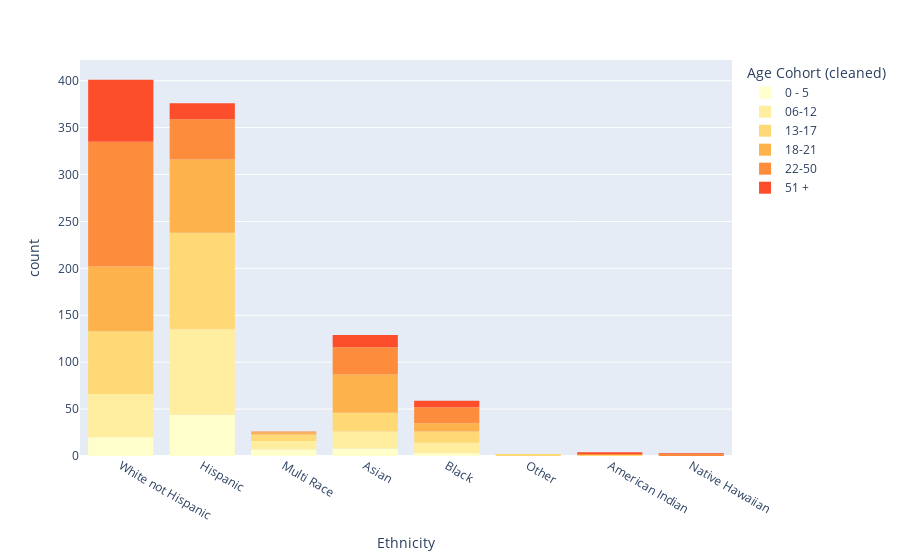

Notebook code for this chart:
### Markdown cell above
and plot the histogram of ethnicities with regards to the age cohort:

### Code cell
fig = px.histogram(
    california.sort_values(by=["Age Cohort (cleaned)"]),
    x="Ethnicity",
    color="Age Cohort (cleaned)",
    color_discrete_sequence=px.colors.sequential.YlOrRd
)
fig.show()

### Figure 1 — Plotly figure (JSON) as saved in the notebook; plotly's stock layout.template omitted (floating-point values rounded to 4 significant figures; data arrays with more than 128 entries replaced by an {"elided": "..."} marker saying what was removed)
{"data": [{"alignmentgroup": "True", "bingroup": "x", "hovertemplate": "Age Cohort (cleaned)=0 - 5<br>Ethnicity=%{x}<br>count=%{y}<extra></extra>", "legendgroup": "0 - 5", "marker": {"color": "rgb(255,255,204)", "pattern": {"shape": ""}}, "name": "0 - 5", "offsetgroup": "0 - 5", "orientation": "v", "showlegend": true, "type": "histogram", "x": ["White not Hispanic", "White not Hispanic", "Hispanic", "Hispanic", "Hispanic", "Hispanic", "Hispanic", "Hispanic", "Multi Race", "Asian", "Hispanic", "Asian", "Black", "Hispanic", "Asian", "White not Hispanic", "Hispanic", "Hispanic", "Hispanic", "Hispanic", "Multi Race", "White not Hispanic", "Asian", "Hispanic", "Hispanic", "Hispanic", "Hispanic", "White not Hispanic", "Hispanic", "Hispanic", "White not Hispanic", "Multi Race", "Hispanic", "Hispanic", "Hispanic", "Hispanic", "Multi Race", "Hispanic", "White not Hispanic", "Black", "Hispanic", "Asian", "White not Hispanic", "Hispanic", "White not Hispanic", "Hispanic", "Hispanic", "White not Hispanic", "Hispanic", "Hispanic", "Hispanic", "Hispanic", "Hispanic", "Hispanic", "White not Hispanic", "White not Hispanic", "Black", "Multi Race", "Hispanic", "White not Hispanic", "Hispanic", "Hispanic", "Hispanic", "Multi Race", "Hispanic", "Hispanic", "Multi Race", "Hispanic", "White not Hispanic", "White not Hispanic", "Hispanic", "Hispanic", "Asian", "White not Hispanic", "White not Hispanic", "Asian", "White not Hispanic", "Asian", "Hispanic", "White not Hispanic", "Hispanic", "White not Hispanic"], "xaxis": "x", "yaxis": "y"}, {"alignmentgroup": "True", "bingroup": "x", "hovertemplate": "Age Cohort (cleaned)=06-12<br>Ethnicity=%{x}<br>count=%{y}<extra></extra>", "legendgroup": "06-12", "marker": {"color": "rgb(255,237,160)", "pattern": {"shape": ""}}, "name": "06-12", "offsetgroup": "06-12", "orientation": "v", "showlegend": true, "type": "histogram", "x": {"elided": "175 str values"}, "xaxis": "x", "yaxis": "y"}, {"alignmentgroup": "True", "bingroup": "x", "hovertemplate": "Age Cohort (cleaned)=13-17<br>Ethnicity=%{x}<br>count=%{y}<extra></extra>", "legendgroup": "13-17", "marker": {"color": "rgb(254,217,118)", "pattern": {"shape": ""}}, "name": "13-17", "offsetgroup": "13-17", "orientation": "v", "showlegend": true, "type": "histogram", "x": {"elided": "212 str values"}, "xaxis": "x", "yaxis": "y"}, {"alignmentgroup": "True", "bingroup": "x", "hovertemplate": "Age Cohort (cleaned)=18-21<br>Ethnicity=%{x}<br>count=%{y}<extra></extra>", "legendgroup": "18-21", "marker": {"color": "rgb(254,178,76)", "pattern": {"shape": ""}}, "name": "18-21", "offsetgroup": "18-21", "orientation": "v", "showlegend": true, "type": "histogram", "x": {"elided": "199 str values"}, "xaxis": "x", "yaxis": "y"}, {"alignmentgroup": "True", "bingroup": "x", "hovertemplate": "Age Cohort (cleaned)=22-50<br>Ethnicity=%{x}<br>count=%{y}<extra></extra>", "legendgroup": "22-50", "marker": {"color": "rgb(253,141,60)", "pattern": {"shape": ""}}, "name": "22-50", "offsetgroup": "22-50", "orientation": "v", "showlegend": true, "type": "histogram", "x": {"elided": "226 str values"}, "xaxis": "x", "yaxis": "y"}, {"alignmentgroup": "True", "bingroup": "x", "hovertemplate": "Age Cohort (cleaned)=51 +<br>Ethnicity=%{x}<br>count=%{y}<extra></extra>", "legendgroup": "51 +", "marker": {"color": "rgb(252,78,42)", "pattern": {"shape": ""}}, "name": "51 +", "offsetgroup": "51 +", "orientation": "v", "showlegend": true, "type": "histogram", "x": ["Hispanic", "White not Hispanic", "White not Hispanic", "White not Hispanic", "Hispanic", "Asian", "White not Hispanic", "White not Hispanic", "Asian", "American Indian", "Hispanic", "Black", "White not Hispanic", "White not Hispanic", "White not Hispanic", "Hispanic", "White not Hispanic", "White not Hispanic", "White not Hispanic", "Hispanic", "White not Hispanic", "Asian", "Hispanic", "White not Hispanic", "White not Hispanic", "Hispanic", "White not Hispanic", "White not Hispanic", "White not Hispanic", "Hispanic", "Black", "White not Hispanic", "White not Hispanic", "White not Hispanic", "White not Hispanic", "White not Hispanic", "White not Hispanic", "White not Hispanic", "White not Hispanic", "White not Hispanic", "Asian", "White not Hispanic", "Asian", "White not Hispanic", "White not Hispanic", "Hispanic", "White not Hispanic", "Asian", "White not Hispanic", "White not Hispanic", "Black", "White not Hispanic", "White not Hispanic", "Asian", "White not Hispanic", "Hispanic", "White not Hispanic", "White not Hispanic", "White not Hispanic", "White not Hispanic", "Asian", "Asian", "White not Hispanic", "White not Hispanic", "American Indian", "White not Hispanic", "White not Hispanic", "White not Hispanic", "Black", "Native Hawaiian", "White not Hispanic", "White not Hispanic", "White not Hispanic", "White not Hispanic", "Asian", "White not Hispanic", "White not Hispanic", "White not Hispanic", "White not Hispanic", "Black", "Hispanic", "Asian", "Black", "White not Hispanic", "Asian", "White not Hispanic", "White not Hispanic", "Hispanic", "Hispanic", "White not Hispanic", "White not Hispanic", "Hispanic", "White not Hispanic", "White not Hispanic", "White not Hispanic", "Hispanic", "Hispanic", "Black", "White not Hispanic", "White not Hispanic", "White not Hispanic", "White not Hispanic", "White not Hispanic", "Asian", "Hispanic", "White not Hispanic"], "xaxis": "x", "yaxis": "y"}], "layout": {"barmode": "relative", "legend": {"title": {"text": "Age Cohort (cleaned)"}, "tracegroupgap": 0}, "margin": {"t": 60}, "xaxis": {"anchor": "y", "domain": [0, 1], "title": {"text": "Ethnicity"}}, "yaxis": {"anchor": "x", "domain": [0, 1], "title": {"text": "count"}}}}
